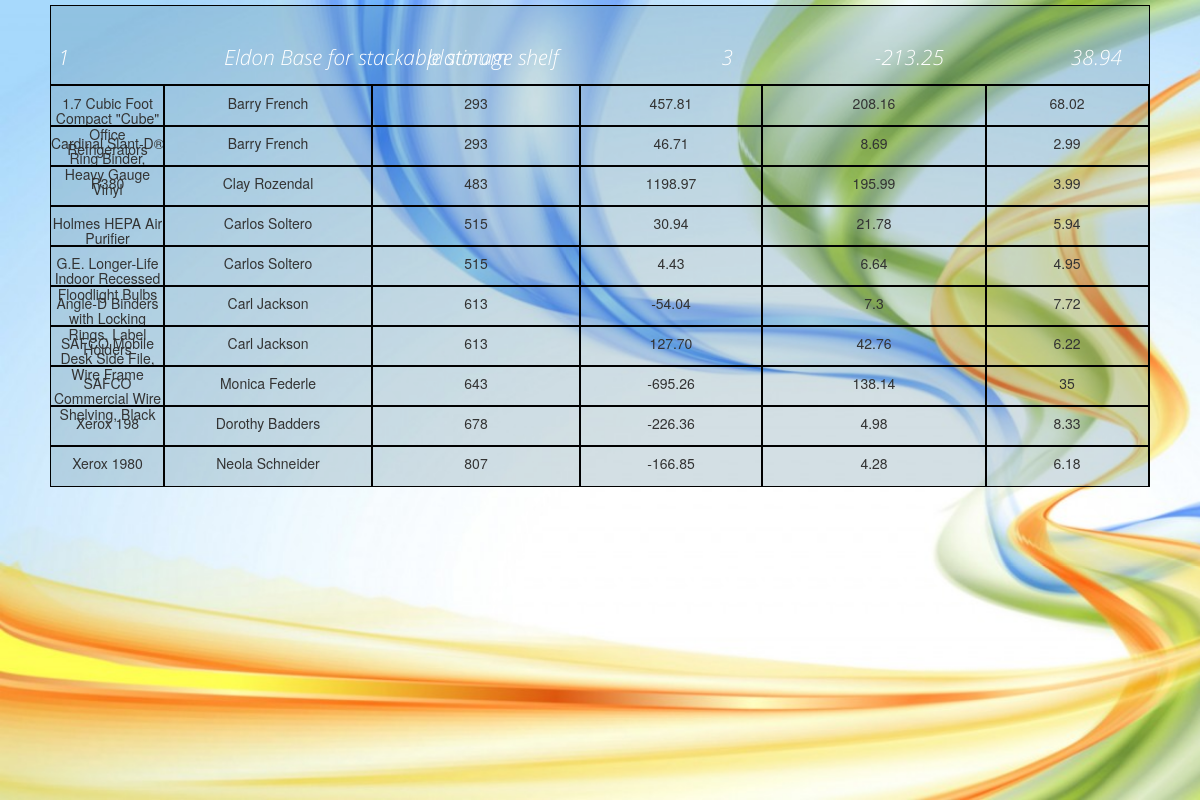
The app's page /home.php with its own data.
### tables this page shows
CREATE TABLE IF NOT EXISTS `csv_file` (
  `id` int(11) NOT NULL AUTO_INCREMENT,
  `names` varchar(255) NOT NULL,
  PRIMARY KEY (`id`)
);

CREATE TABLE IF NOT EXISTS `csv` (
  `id` int(11) NOT NULL AUTO_INCREMENT,
  `col_1` varchar(255) NOT NULL,
  `col_2` varchar(255) NOT NULL,
  `col_3` varchar(255) NOT NULL,
  `col_4` varchar(255) NOT NULL,
  `col_5` varchar(255) NOT NULL,
  `col_6` varchar(255) NOT NULL,
  `col_7` varchar(255) NOT NULL,
  `col_8` varchar(255) NOT NULL,
  `col_9` varchar(255) NOT NULL,
  PRIMARY KEY (`id`)
);

### home.php (the view, shortened to what this page needs)
<?php
	require('conn.php');
	$select = mysqli_query($con,"Select * from csv");
	$tbl = mysqli_query($con,"Select * from csv_file");
	$res = mysqli_fetch_assoc($tbl);
		$columns = explode(',',$res['names']);
	?>
 <html>
	<head>
		<link rel ="stylesheet" href = "style/css/bootstrap.min.css">
		<link rel ="stylesheet" href = "style/css/style.css">
	</head>
	<body>
	<div class = 'bg'> </div>
		<div class = 'all_users '>
			<h3 id = 'first'> <?php  echo $columns[0];?></h3>
			<h3 id = 'second'><?php  echo $columns[1];?></h3>
			<h3 id = 'third'><?php  echo $columns[2];?></h3>
			<h3 id = 'fourth'><?php  echo $columns[4];?> </h3>
			<h3 id = 'fifth'><?php  echo $columns[5];?></h3>
			<h3 id ='sixth'><?php  echo $columns[6];?></h3>
		</div>
		<div class = 'info'>
			<?php	while($result = mysqli_fetch_assoc($select)){?>
				<div class = 'id'>
					<h5> <?php echo $result['col_1'] ;?></h5>
				</div>
				<div class = 'name'>
					<h5><?php echo $result['col_2'] ;?></h5>
				</div>
				<div class =  'last_name'>
					<h5><?php echo $result['col_3'] ;?></h5>
				</div>
				<div class =  'user_name' >
					<h5><?php echo $result['col_4'] ;?></h5>
				</div>
				<div class =  'email'>
					<h5><?php echo $result['col_5'] ;?></h5>
				</div>
				<div class =  'phone'>
					<h5><?php echo $result['col_6'] ;?></h5>
				</div>
		<?php } ?>
		</div>
	</body>
 </html>

### style/css/style.css (style rules this page uses)
* { padding:0; margin:0; animation: pulse 5s infinite; }
.bg,.resume_bg { left:0;z-index:-9;background-size:cover;top:0 }
.bg,.cmi,.resume_bg { background-size:cover }
.cmi,.info { overflow:hidden }
* { padding:0;margin:0;animation:pulse 5s infinite }
.bg { position:fixed;background-image:url(../images/apple.jpg);height:100%;width:100% }
.all_users,.info { background-color:#52809240;border:1px solid #000 }
.info { width:1100px;margin:0 auto }
.email,.id,.last_name,.name,.phone,.user_name { outline:#000 solid 1px;height:40px;float:left;text-align:center }
#first { left:2px;bottom:0; }
.name { width:208px }
.all_users { position:relative;height:80px;width:1100px;margin:5px auto 0 }
#sixth { right: 22px;bottom: 0; }
.all_users h3 { position:absolute;font-family:opensans;float:left;padding:5px 5px;color:#fff;font-size:21px; }
.id { width:113px }
.last_name { width:208px }
.email { width:224px }
.phone { width:162px }
.user_name { width:182px }
#fourth { right: 401px;bottom: 0;padding:5px 15px }
#second { left: 168px;bottom: 0; }
#third { left: 371px;bottom: 0; }
#fifth { right: 140px;bottom: 0;padding:5 65px }

### records on screen
csv_file: names "1", names "Eldon Base for stackable storage shelf", names "platinum", names "3", names "-213.25", names "38.94"
csv: col_1 "1.7 Cubic Foot Compact \"Cube\" Office Refrigerators", col_2 "Barry French", col_3 "293", col_4 "457.81", col_5 "208.16", col_6 "68.02"
csv: col_1 "Cardinal Slant-D® Ring Binder, Heavy Gauge Vinyl", col_2 "Barry French", col_3 "293", col_4 "46.71", col_5 "8.69", col_6 "2.99"
csv: col_1 "R380", col_2 "Clay Rozendal", col_3 "483", col_4 "1198.97", col_5 "195.99", col_6 "3.99"
csv: col_1 "Holmes HEPA Air Purifier", col_2 "Carlos Soltero", col_3 "515", col_4 "30.94", col_5 "21.78", col_6 "5.94"
csv: col_1 "G.E. Longer-Life Indoor Recessed Floodlight Bulbs", col_2 "Carlos Soltero", col_3 "515", col_4 "4.43", col_5 "6.64", col_6 "4.95"
csv: col_1 "Angle-D Binders with Locking Rings, Label Holders", col_2 "Carl Jackson", col_3 "613", col_4 "-54.04", col_5 "7.3", col_6 "7.72"
csv: col_1 "SAFCO Mobile Desk Side File, Wire Frame", col_2 "Carl Jackson", col_3 "613", col_4 "127.70", col_5 "42.76", col_6 "6.22"
csv: col_1 "SAFCO Commercial Wire Shelving, Black", col_2 "Monica Federle", col_3 "643", col_4 "-695.26", col_5 "138.14", col_6 "35"
csv: col_1 "Xerox 198", col_2 "Dorothy Badders", col_3 "678", col_4 "-226.36", col_5 "4.98", col_6 "8.33"
csv: col_1 "Xerox 1980", col_2 "Neola Schneider", col_3 "807", col_4 "-166.85", col_5 "4.28", col_6 "6.18"
